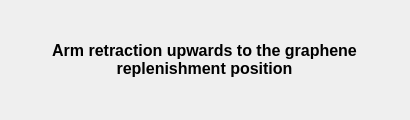
<?xml version="1.0" encoding="UTF-8"?>
<ui version="4.0">
 <class>Form</class>
 <widget class="QWidget" name="Form">
  <property name="geometry">
   <rect>
    <x>0</x>
    <y>0</y>
    <width>410</width>
    <height>120</height>
   </rect>
  </property>
  <property name="windowTitle">
   <string>Process in progress...</string>
  </property>
  <widget class="QWidget" name="verticalLayoutWidget">
   <property name="geometry">
    <rect>
     <x>40</x>
     <y>20</y>
     <width>331</width>
     <height>81</height>
    </rect>
   </property>
   <layout class="QVBoxLayout" name="verticalLayout"/>
  </widget>
  <widget class="QLabel" name="label">
   <property name="geometry">
    <rect>
     <x>50</x>
     <y>20</y>
     <width>309</width>
     <height>79</height>
    </rect>
   </property>
   <property name="font">
    <font>
     <pointsize>12</pointsize>
     <weight>75</weight>
     <bold>true</bold>
    </font>
   </property>
   <property name="text">
    <string>Arm retraction upwards to the graphene replenishment position</string>
   </property>
   <property name="alignment">
    <set>Qt::AlignCenter</set>
   </property>
   <property name="wordWrap">
    <bool>true</bool>
   </property>
  </widget>
 </widget>
 <resources/>
 <connections/>
</ui>
